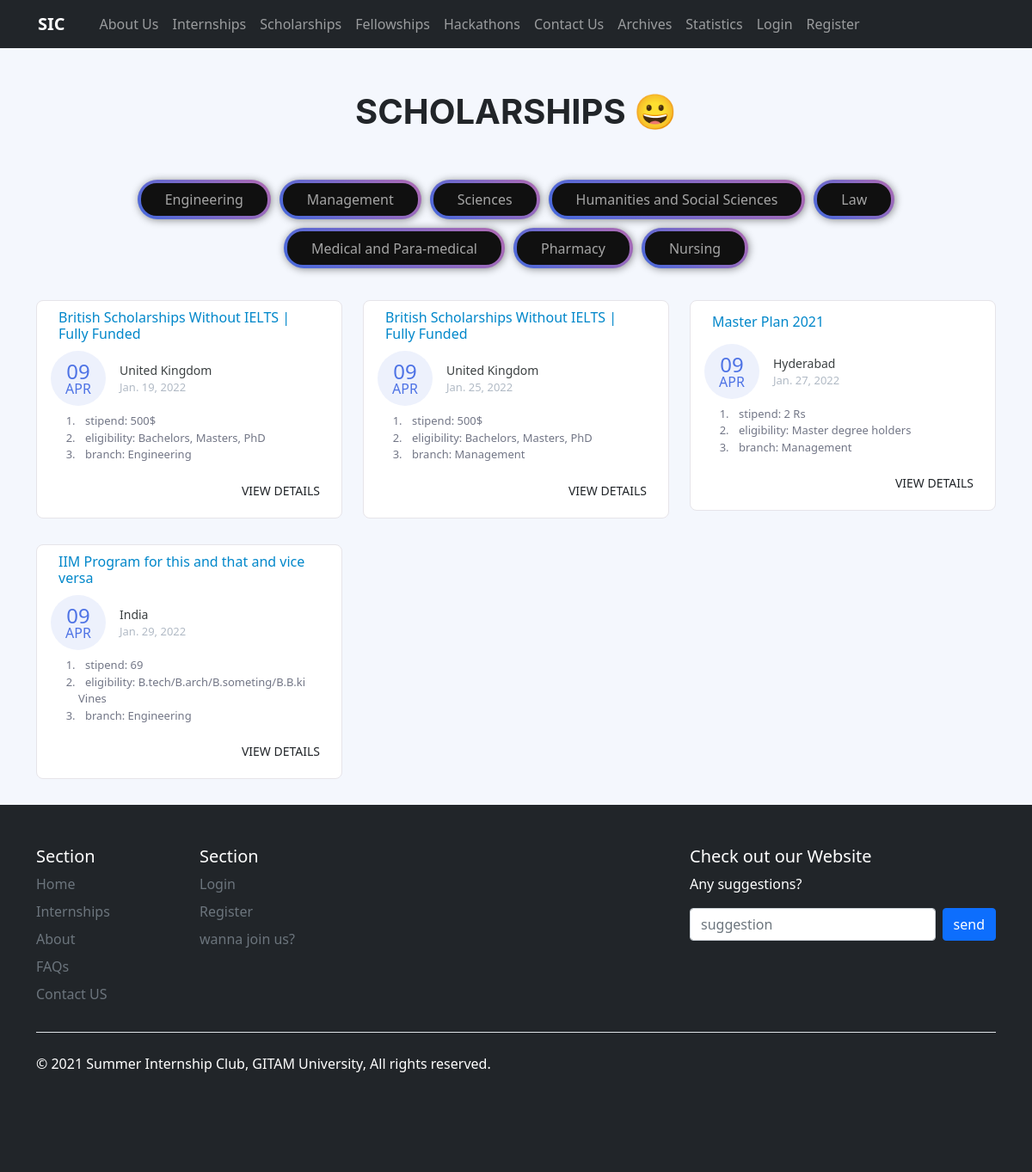
The page /scholarships/ on the database as committed earlier.
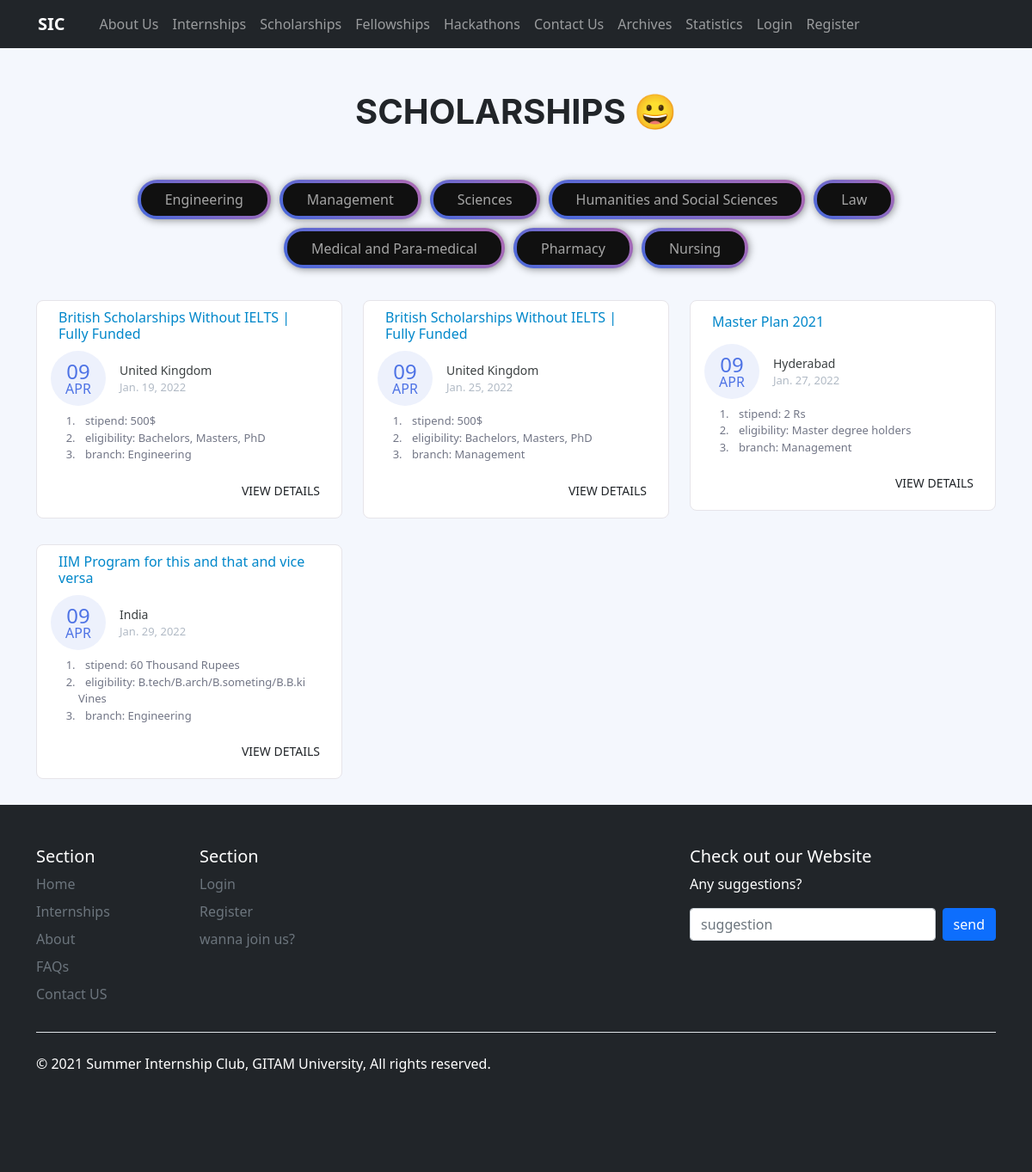
The same page on the database as committed later.
### page/models.py (models this page shows, shortened)
class Scolarships(models.Model):
    name = models.CharField(max_length=150)
    eligibility = models.CharField(max_length=150)
    description = models.TextField()
    university_organization = models.CharField(max_length=100, null=True)
    stipend = models.CharField(max_length=80)
    duration = models.CharField(max_length=80)
    end_date = models.DateField()
    country = models.CharField(max_length=50)
    branch = models.CharField(max_length=50, choices=BRANCH_CHOICES, default='Everyone')
    referral_link = models.CharField(max_length=150, null=True)
    link_to_apply = models.CharField(max_length=150)
    date_posted = models.DateTimeField(default=timezone.now, blank=False)

### page/views.py (the view)
# urls.py: path('scholarships/', views.scholarships, name='page-scholarships'),
def scholarships(request):
    context = {
        'branches': branches,
        'count': Scolarships.objects.all().count(),
        'scholarships': Scolarships.objects.order_by('-date_posted')
    }
    return render(request, 'page/scholarships.html', context)

### page/templates/page/scholarships.html (shortened to what this page needs)
{% extends "page/base.html" %} {% block content %} {% load static %}
<div>
  <div class="heading"><h1>SCHOLARSHIPS 😀</h1></div>
  <div class="selectButtons">
    {% for branch in branches %}
    <a class="bn40" href="{% url 'scholarship_branch' branch %}"
      ><button class="bn30">{{branch}}</button></a>
    {% endfor %}
  </div>
</div>
<div class="container">
  <div class="row">
    {% for post in scholarships %}
    <div class="col-lg-4">
      <div class="card card-margin">
        <div class="card-header no-border">
          <h6 class="card-title hover-underline-animation">{{ post.name }}</h6>
        </div>
        <div class="card-body pt-0">
          <div class="widget-49">
            <div class="widget-49-title-wrapper">
              <div class="widget-49-date-primary">
                <span class="widget-49-date-day">09</span>
                <span class="widget-49-date-month">apr</span>
              </div>
              <div class="widget-49-meeting-info">
                <span class="widget-49-pro-title">{{ post.country }}</span>
                <span class="widget-49-meeting-time">{{ post.end_date }}</span>
              </div>
            </div>
            <ol class="widget-49-meeting-points">
              <li class="widget-49-meeting-item">
                <span>stipend: {{ post.stipend }} </span>
              </li>
              <li class="widget-49-meeting-item">
                <span>eligibility: {{ post.eligibility }}</span>
              </li>
              <li class="widget-49-meeting-item">
                <span>branch: {{ post.branch }}</span>
              </li>
            </ol>
            <div class="widget-49-meeting-action">
              <a href="{% url 'specific_scholarship' post.name %}"
                class="btn btn-sm btn-flash-border-primary">View Details</a>
            </div>
          </div>
        </div>
      </div>
    </div>
    {% endfor %}
  </div>
</div>
{% endblock content %}

Rows that differ between the two databases and show on the page:
changed Scolarships "IIM Program for this and that and vice versa": stipend "69" → "60 Thousand Rupees"
